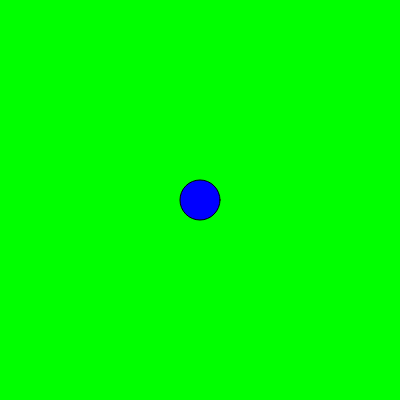
Frame 1 (no input)
Frame 60 (no input): identical to frame 1, image omitted
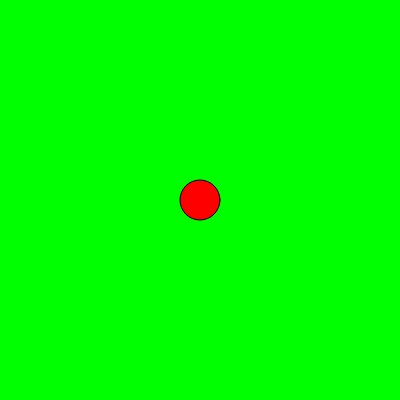
Frame 120 (the mouse pressed at the canvas centre since frame 60)

The p5.js sketch that drew these frames (run headless with seeded random() and noise() and a simulated clock; from frame 60 on, the mouse is pressed at the canvas centre):

// p5.js sketch
// ── sketch.js
let radio = 20;
let posX = 200;
let posY = 200;

function setup() {
  createCanvas(400, 400);
}

function draw() {
  background(0,255,0);
  
  if(dist(mouseX,mouseY,posX,posY)<radio){
    fill(255,0,0);
  }else{
    fill(0,0,255);
  }
  
  ellipse(posX,posY,radio*2);
  
}
